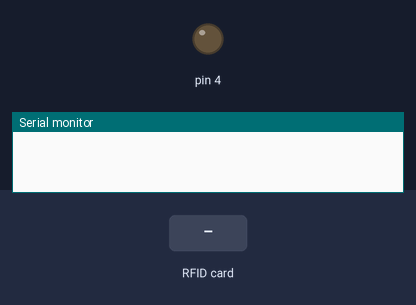
Recording of a sketch running on a simulated Arduino Uno, built with avr-gcc and run on an emulated ATmega328P. On the bench: output pins drawn as LEDs (lit = HIGH), the last lines printed to the serial monitor. Dashed ring = blinking. The test bench sets the inputs (shaded band). Pins used as bus, display or sensor lines are not drawn.

Above: at 1.2 s.
1.3 s: RFID card A0 BE F1 28 held to the reader
At 1.5 s:
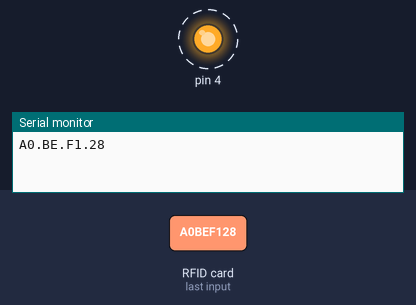
3.0 s: RFID card 5E 7A 19 C4 held to the reader
At 4.5 s:
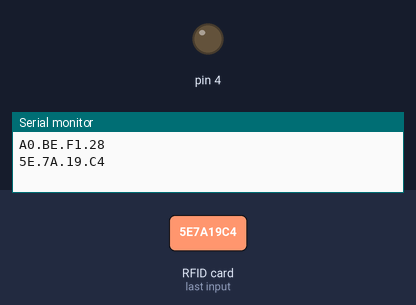
Timing chart, 0 to 6.0 s (numbered marks = the images above; inputs shaded):
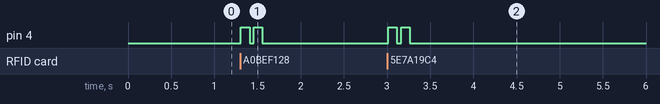

Measured:
- after the input at 1.3 s, pin 4: alternates HIGH for 0.10 s and LOW for 0.05 s, 4 changes in all, then stays LOW, starting at once
- after the input at 3.0 s, pin 4: alternates HIGH for 0.10 s and LOW for 0.05 s, 4 changes in all, then stays LOW, starting at once

The sketch:

MainRFID.ino
```cpp
#include <SPI.h>
#include <MFRC522.h>

#define SS_PIN 10
#define RST_PIN 9
MFRC522 mfrc522(SS_PIN, RST_PIN);   // Create MFRC522 instance.

void setup()
{
  Serial.begin(9600);   // Initiate a serial communication
  SPI.begin();      // Initiate  SPI bus
  mfrc522.PCD_Init();   // Initiate MFRC522
//  Serial.println("Approximate your card to the reader...");
//  Serial.println();
  pinMode(4,OUTPUT);
}
void loop()
{
  // Look for new cards
  if ( ! mfrc522.PICC_IsNewCardPresent())
  {
    return;
  }
  // Select one of the cards
  if ( ! mfrc522.PICC_ReadCardSerial())
  {
    return;
  }
  //Show UID on serial monitor
//  Serial.print("UID tag :");
  String content= "";
  byte letter;
  for (byte i = 0; i < mfrc522.uid.size; i++)
  {
//     Serial.print(mfrc522.uid.uidByte[i] < 0x10 ? " 0" : " ");
//     Serial.print(mfrc522.uid.uidByte[i], HEX);
     content.concat(String(mfrc522.uid.uidByte[i] < 0x10 ? " 0" : "."));
     content.concat(String(mfrc522.uid.uidByte[i], HEX));
  }
//  Serial.println();
  content.toUpperCase();
  Serial.println(content.substring(1));
  if (content.substring(1) == "A0 BE F1 28") //change here the UID of the card/cards that you want to give access
  {
//    Serial.println("Authorized access");
    digitalWrite(4,HIGH);
//    Serial.println();
    delay(100);
    digitalWrite(4,LOW);
    delay(2000);
  }

 else   {
//    Serial.println(" Access denied");
    digitalWrite(4,HIGH);
    delay(100);
    digitalWrite(4,LOW);
    delay(50);
    digitalWrite(4,HIGH);
    delay(100);
    digitalWrite(4,LOW);
    delay(1000);
  }
}
```
